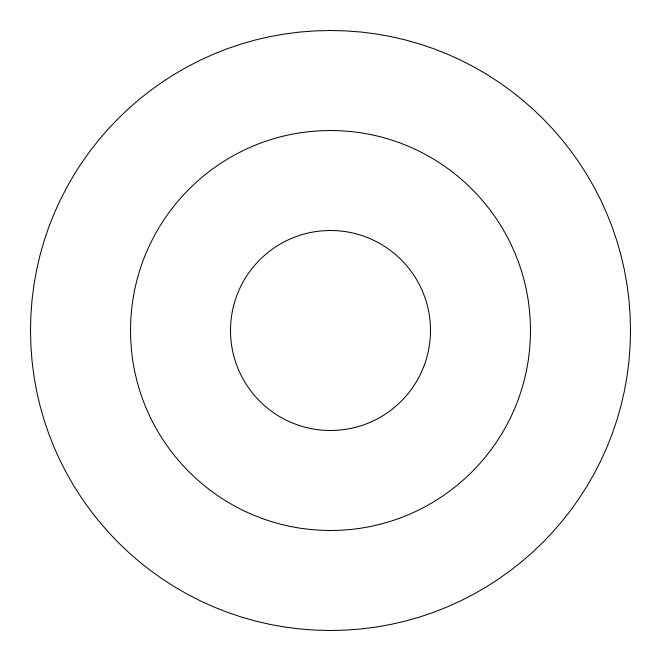
Frame 1 (no input)
Frame 60 (the mouse pressed at the canvas centre just before this capture): identical to frame 1, image omitted
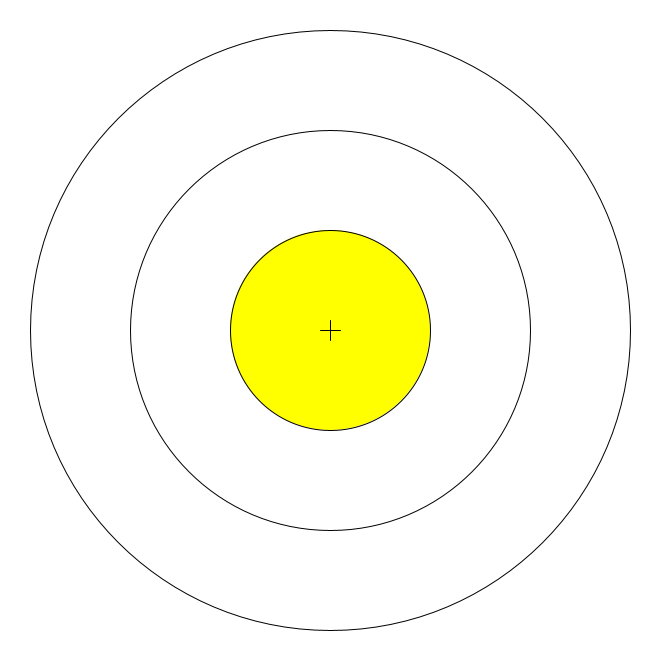
Frame 120 (the mouse held since frame 60 and released just before this capture)

The Processing sketch that drew these frames (run headless with seeded random() and noise(); from frame 60 on, the mouse is pressed at the canvas centre):

// Processing sketch: Assignment_1_selections
// ── Assignment_1_selections.pde
/*
Concentric Circles
Assignment 1
Allison Cretel

The concept:
Firstly, the distance from the center of the canvas to the cursor is calculated, and depending on the distance, a circle will be coloured.
The cursor's distance from the center is compared to the radii of the circles (radii are also the distances from the centre of the canvas to the edge of the circle),
and if statements are used to ensure circles are only coloured when the cursor is over the visible area.
The same principle applies for the shapes that follow the cursor.
*/


int x, y; // these will be the coordinates for the centre of the window
float distance; // this will be the distance from the centre to the cursor

// diameters of the circles
int d1 = 600;
int d2 = 400;
int d3 = 200;

// radii of the circles (diameter divided by 2)
int r1 = d1/2;
int r2 = d2/2;
int r3 = d3/2;

void setup() {
  size(660, 660);
  x = width/2; // calucating the coordinates of the middle of the window
  y = height/2;
}

void draw() {
  background(255); // white background
  distance = dist(mouseX, mouseY, x, y); // the distance between the x and y coordinates of the mouse and the centre of the window
  fill(255); // fill the following shapes white

  if (distance <= r1 && distance > r2) { // if the cursor is between 300 and 200 px away from the center (this is the visible area of the largest circle)
    fill(255, 0, 0); // colour red
    ellipse(x, y, d1, d1); // circle with 600 px diameter at the centre of the window
  } else { // if not inside the visible area of the largest circle
    ellipse(x, y, d1, d1); // plain white circle
  }

  if (distance <= r2 && distance > r3) { // if the cursor is in the visible area of the middle circle (between 200 and 100 px away from the center)
    fill(0, 255, 0); // colour green
    ellipse(x, y, d2, d2); // middle circle
  } else { // if not inside the visible area of the middle circle
    fill(255); // colour white
    ellipse(x, y, d2, d2); // plain white middle circle
  }

  if (distance <= r3) { // if the cursor is 100px away from the center or less
    fill(255, 255, 0); // colour yellow
    ellipse(x, y, d3, d3); // 200px diameter centered yellow circle
  } else { // if not within 100px from the centre
    fill(255); // colour white
    ellipse(x, y, d3, d3); // small centered circle
  }

  // the shapes following the cursor
  // I didn't include these in the same conditional statements as the circles so the shapes would always be drawn on top of the circles (and there are less fill statements)

  if (distance <= r3) { // if within the radius of the smallest circle
    line(mouseX - 10, mouseY, mouseX + 10, mouseY); // horizontal line of the crosshair; the midpoint of the line has the same coordinates as the cursor
    line(mouseX, mouseY - 10, mouseX, mouseY + 10); // vertical line of the crosshair; perpendicular to the horizontal line and intersects through the middle
  } else if (distance <= r2) { // if within the radius of the middle circle
    rect(mouseX - 10, mouseY - 10, 20, 20); // 20px square, with the center of the square having the same coordinates as the cursor (-10 in the x and y coordinates adjusts for this)
  } else if (distance <= r1) { // if within the radius of the largest circle
    ellipse(mouseX, mouseY, 20, 20); // 20px circle with the same coordinates as the mouse (to follow the cursor around)
  }
}
